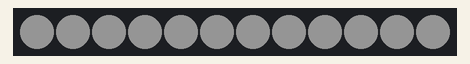
This sketch was run on a simulated Arduino Uno, built with avr-gcc and run on an emulated ATmega328P. Parts: 12 RGB LEDs in strip order, left to right. Dim RGB values are drawn brighter than linear; the strip is taken to match the declared colour order.

Above: at 0.1 s.
At 2.1 s:
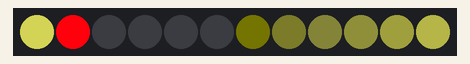
At 20.1 s:
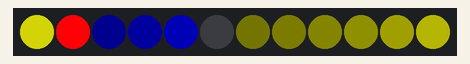
At 31.1 s:
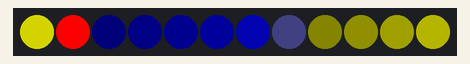
At 36.1 s:
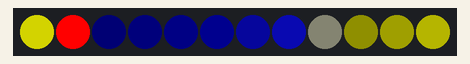
At 39.1 s:
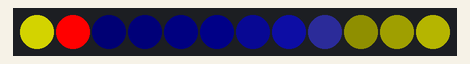

Measured:
- what the display in image 2 shows lasts 1.0 s, from 20.0 s to 21.0 s

The sketch:

neopixel_12_clock.ino
```cpp
#include <Adafruit_NeoPixel.h>
#include <math.h>

#define HEARTBEAT_PIN 0
#define NEO_PIN 1
#define NUM_PIXELS 12
#define PIXEL_FORMAT NEO_RGB + NEO_KHZ800
#define DELAYVAL 50
#define BRIGHTNESS 255
#define START_HOUR 11
#define START_MINUTE 30

int hourHand[12];
int minuteHand[12];
int secondHand[12];

Adafruit_NeoPixel *pixels;

void setup() {
  pixels = new Adafruit_NeoPixel(NUM_PIXELS, NEO_PIN, PIXEL_FORMAT);
  pixels->begin();

  flash();
}

void loop() {
  updateHourHand(hourHand, getHours() + 1, BRIGHTNESS);
  updateMinSecHand(minuteHand, getMinutes(), BRIGHTNESS / 2);
  updateMinSecHand(secondHand, getSeconds(), BRIGHTNESS / 4);

  for (int i = 0; i < 12; i++) {
    pixels->setPixelColor(i, pixels->Color(hourHand[i], minuteHand[i], secondHand[i]));
  }
  pixels->show();
}

int getSeconds() {
  return (millis() / 1000) % 60;
}

int getMinutes() {
  return (millis() / 1000 / 60) % 60;
}

int getHours() {
  return (millis() / 1000 / 60 / 60) % 12;
}


void updateHourHand(int *hourHand, int hour, int brightness) {
  for (int i = 0; i < 12; i++) {
    hourHand[(hour - i + 12) % 12] = brightness / pow(2, i);
  }
}

void updateMinSecHand(int *minSecHand, int minSec, int brightness) {

  int floorMinSec = minSec / 5; // 12 pixels = 60 minSec / 5
  int remainderMinSecs = minSec % 5;

  for (int i = 0; i < 12; i++) {
    int clockIndex = (floorMinSec - i + 12) % 12;
    int pixelValue = brightness / pow(2, i);
    minSecHand[clockIndex] = brightness / pow(2, i);

    // smooth out transitions by fading out
    minSecHand[clockIndex] -= remainderMinSecs * pixelValue / 10;
  }
  // start fading into the next pixel
  minSecHand[(floorMinSec + 1) % 12] += remainderMinSecs * brightness / 10;

  return minSecHand;
}

void flash() {
  digitalWrite(HEARTBEAT_PIN, HIGH);
  for (int i = 0; i < NUM_PIXELS; i++) {
    pixels->setPixelColor(i, pixels->Color(20, 20, 20));
  }
  pixels->show();
  delay(1000);

  digitalWrite(HEARTBEAT_PIN, LOW);
  pixels->clear();
  pixels->show();
  delay(1000);
}
```
